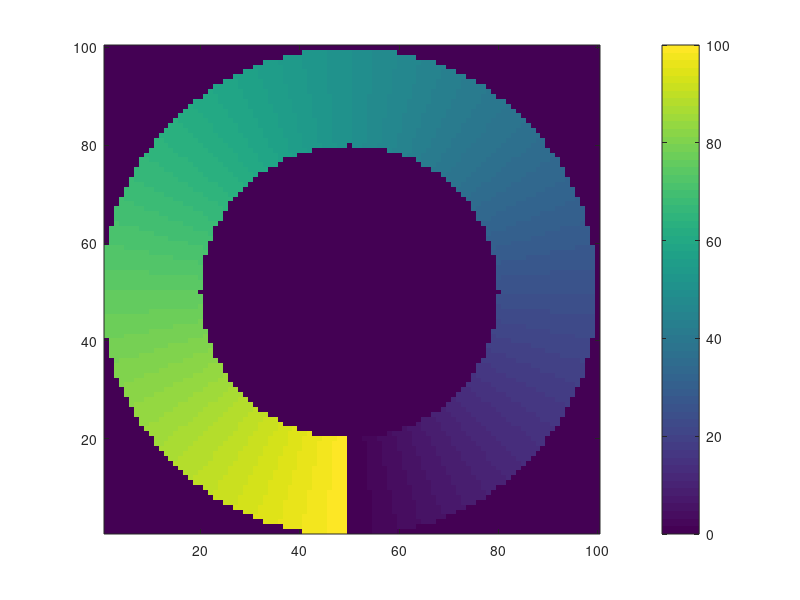

MATLAB code to generate this figure:
Z=zeros(100,100,100);
for T=1:100
    for X=1:100
        for Y=1:100
            V=X-50;W=Y-50;
            R=sqrt(V*V+W*W);
            Theta=atan(W/V)+2*pi/100*T+pi/2+pi*(X<50);%Calculate Theta (If X<50 (left half), add more??)
            if Theta>2*pi
                Theta=Theta-2*pi;
            end
            if (R>30)&&(R<50)
                Z(Y,X,T)=Theta*100/2/pi;
            end
        end
    end
end
for T=1:100
    imagesc(Z(:,:,T),[0 100]);set(gca,'YDir','normal');colorbar;
    pause(0.001);
end
